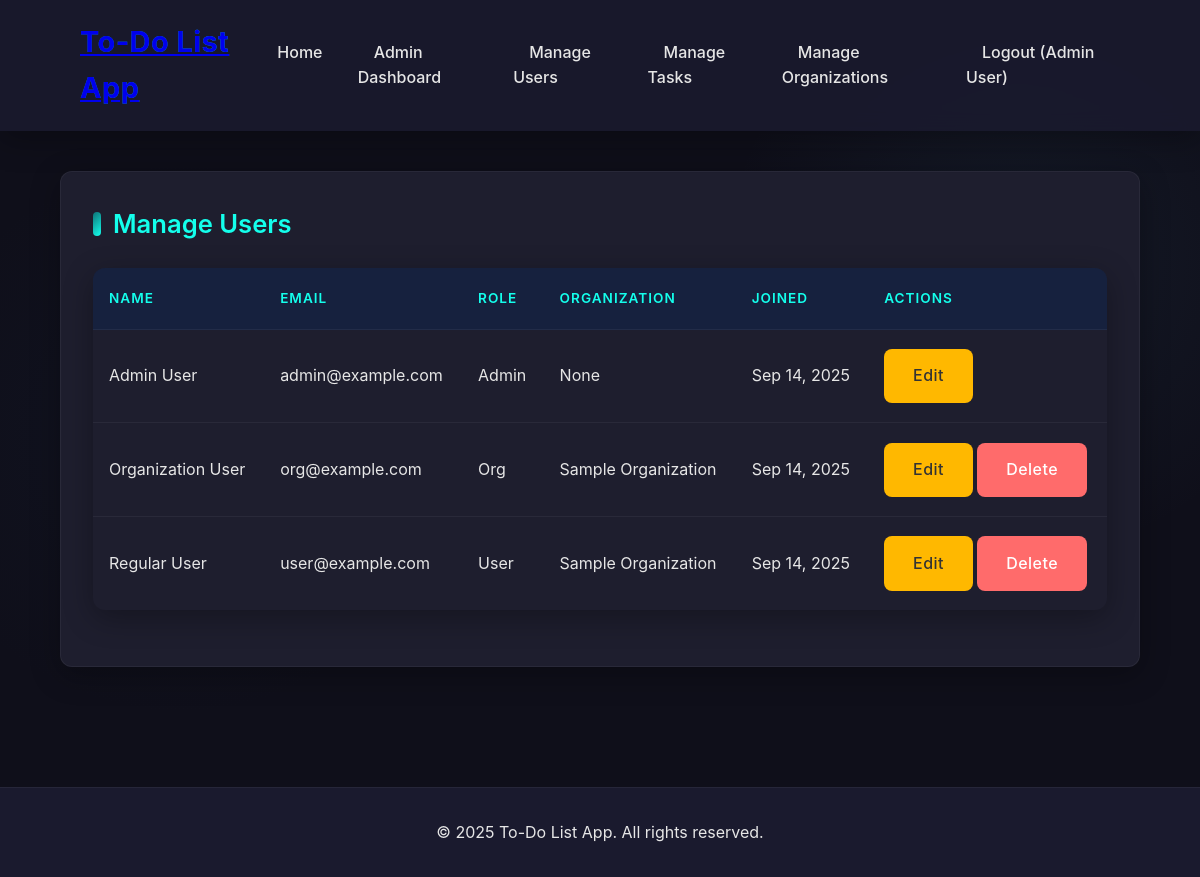
The page /admin/users.php (signed in) on the database its author committed.
### tables this page shows
CREATE TABLE `users` (
  `id` int(11) NOT NULL AUTO_INCREMENT,
  `name` varchar(255) NOT NULL,
  `email` varchar(255) NOT NULL,
  `password_hash` varchar(255) NOT NULL,
  `role` enum('admin','user','org') NOT NULL DEFAULT 'user',
  `org_id` int(11) DEFAULT NULL,
  `bio` text,
  `created_at` datetime DEFAULT CURRENT_TIMESTAMP,
  PRIMARY KEY (`id`),
  UNIQUE KEY `email` (`email`),
  KEY `org_id` (`org_id`),
  CONSTRAINT `users_ibfk_1` FOREIGN KEY (`org_id`) REFERENCES `organizations` (`id`) ON DELETE SET NULL
);

CREATE TABLE `organizations` (
  `id` int(11) NOT NULL AUTO_INCREMENT,
  `name` varchar(255) NOT NULL,
  `description` text,
  `created_at` datetime DEFAULT CURRENT_TIMESTAMP,
  PRIMARY KEY (`id`)
);

### includes/auth.php (called while the page is built, shortened)
<?php
require_once 'database.php';
require_once 'functions.php';
class Auth {
    public function __construct() {
        $this->db = new Database();
    }
    public function isLoggedIn() {
        return isset($_SESSION['logged_in']) && $_SESSION['logged_in'] === true;
    }
}
?>

### includes/database.php (called while the page is built, shortened)
<?php
class Database {
    private $host = DB_HOST;
    private $db_name = DB_NAME;
    private $username = DB_USER;
    private $password = DB_PASS;
    public function getConnection() {
        $this->conn = null;
        try {
            $this->conn = new PDO("mysql:host=" . $this->host . ";dbname=" . $this->db_name, $this->username, $this->password);
            $this->conn->exec("set names utf8");
            $this->conn->setAttribute(PDO::ATTR_ERRMODE, PDO::ERRMODE_EXCEPTION);
        } catch(PDOException $exception) {
            echo "Connection error: " . $exception->getMessage();
        }
        return $this->conn;
    }
}
?>

### includes/functions.php (called while the page is built, shortened)
<?php
function formatDate($date) {
    return date('M j, Y', strtotime($date));
}
?>

### admin/users.php (the view, shortened to what this page needs)
<?php
require_once '../includes/header.php';
$db = new Database();
$conn = $db->getConnection();
$action = isset($_GET['action']) ? $_GET['action'] : 'list';
$user_id = isset($_GET['id']) ? $_GET['id'] : null;
if ($action == 'edit' && $user_id) {
    $query = "SELECT * FROM users WHERE id=:id";
    $stmt = $conn->prepare($query);
    $stmt->bindParam(':id', $user_id);
    $stmt->execute();
    if ($stmt->rowCount() == 1) {
        $user = $stmt->fetch(PDO::FETCH_ASSOC);
        $query = "SELECT * FROM organizations ORDER BY name";
        $stmt = $conn->prepare($query);
        $stmt->execute();
        $organizations = $stmt->fetchAll(PDO::FETCH_ASSOC);
        ?>
        <div class="card">
            <h2>Edit User</h2>
            <form method="POST" action="">
                <input type="hidden" name="user_id" value="<?php echo $user_id; ?>">
                <div class="form-group">
                    <label for="name">Full Name</label>
                    <input type="text" id="name" name="name" value="<?php echo $user['name']; ?>" required>
                </div>
                <div class="form-group">
                    <label for="email">Email</label>
                    <input type="email" id="email" name="email" value="<?php echo $user['email']; ?>" required>
                </div>
                <div class="form-group">
                    <label for="role">Role</label>
                    <select id="role" name="role" required>
                        <option value="admin" <?php echo $user['role'] == 'admin' ? 'selected' : ''; ?>>Admin</option>
                        <option value="org" <?php echo $user['role'] == 'org' ? 'selected' : ''; ?>>Organization</option>
                        <option value="user" <?php echo $user['role'] == 'user' ? 'selected' : ''; ?>>User</option>
                    </select>
                </div>
                <div class="form-group">
                    <label for="org_id">Organization</label>
                    <select id="org_id" name="org_id">
                        <option value="">None</option>
                        <?php foreach ($organizations as $org): ?>
                            <option value="<?php echo $org['id']; ?>" <?php echo $user['org_id'] == $org['id'] ? 'selected' : ''; ?>>
                                <?php echo $org['name']; ?>
                            </option>
                        <?php endforeach; ?>
                    </select>
                </div>
                <div class="form-group">
                    <label for="bio">Bio</label>
                    <textarea id="bio" name="bio" rows="4"><?php echo $user['bio']; ?></textarea>
                </div>
                <button type="submit" name="update_user" class="btn">Update User</button>
                <a href="users.php" class="btn btn-danger">Cancel</a>
            </form>
        </div>
        <?php
    } else {
        $_SESSION['message'] = 'User not found.';
        header('Location: users.php');
        exit();
    }
} else {
    $query = "SELECT u.*, o.name as org_name FROM users u LEFT JOIN organizations o ON u.org_id = o.id ORDER BY u.created_at DESC";
    $stmt = $conn->prepare($query);
    $stmt->execute();
    $users = $stmt->fetchAll(PDO::FETCH_ASSOC);
    ?>
    <div class="card">
        <h2>Manage Users</h2>
        <?php if (count($users) > 0): ?>
            <table class="table">
                <thead>
                    <tr>
                        <th>Name</th>
                        <th>Email</th>
                        <th>Role</th>
                        <th>Organization</th>
                        <th>Joined</th>
                        <th>Actions</th>
                    </tr>
                </thead>
                <tbody>
                    <?php foreach ($users as $user): ?>
                        <tr>
                            <td><?php echo $user['name']; ?></td>
                            <td><?php echo $user['email']; ?></td>
                            <td><?php echo ucfirst($user['role']); ?></td>
                            <td><?php echo $user['org_name'] ? $user['org_name'] : 'None'; ?></td>
                            <td><?php echo formatDate($user['created_at']); ?></td>
                            <td>
                                <a href="users.php?action=edit&id=<?php echo $user['id']; ?>" class="btn btn-warning">Edit</a>
                                <?php if ($user['id'] != $_SESSION['user_id']): ?>
                                    <a href="users.php?action=delete&id=<?php echo $user['id']; ?>" class="btn btn-danger" onclick="return confirm('Are you sure?')">Delete</a>
                                <?php endif; ?>
                            </td>
                        </tr>
                    <?php endforeach; ?>
                </tbody>
            </table>
        <?php else: ?>
            <p>No users found.</p>
        <?php endif; ?>
    </div>
    <?php
}
require_once '../includes/footer.php';
?>

### includes/header.php (shortened to what this page needs)
<?php
require_once 'auth.php';
$auth = new Auth();
?>
<!DOCTYPE html>
<html lang="en">
<head>
    <link rel="stylesheet" href="<?php echo BASE_URL; ?>css/style.css">
</head>
<body>
    <header>
        <div class="container">
            <div id="branding">
                <h1><a href="<?php echo BASE_URL; ?>"><?php echo APP_NAME; ?></a></h1>
            </div>
            <nav>
                <ul>
                    <?php if ($auth->isLoggedIn()): ?>
                        <li><a href="<?php echo BASE_URL; ?>">Home</a></li>
                        <?php if ($_SESSION['role'] === 'admin'): ?>
                            <li><a href="<?php echo BASE_URL; ?>admin/dashboard.php">Admin Dashboard</a></li>
                            <li><a href="<?php echo BASE_URL; ?>admin/users.php">Manage Users</a></li>
                            <li><a href="<?php echo BASE_URL; ?>admin/tasks.php">Manage Tasks</a></li>
                            <li><a href="<?php echo BASE_URL; ?>admin/organizations.php">Manage Organizations</a></li>
                        <?php elseif ($_SESSION['role'] === 'org'): ?>
                            <li><a href="<?php echo BASE_URL; ?>org/dashboard.php">Organization Dashboard</a></li>
                            <li><a href="<?php echo BASE_URL; ?>org/members.php">Members</a></li>
                            <li><a href="<?php echo BASE_URL; ?>org/tasks.php">Organization Tasks</a></li>
                        <?php else: ?>
                            <li><a href="<?php echo BASE_URL; ?>user/dashboard.php">Dashboard</a></li>
                            <li><a href="<?php echo BASE_URL; ?>user/tasks.php">My Tasks</a></li>
                            <li><a href="<?php echo BASE_URL; ?>user/profile.php">Profile</a></li>
                        <?php endif; ?>
                        <li><a href="<?php echo BASE_URL; ?>auth/logout.php">Logout (<?php echo $_SESSION['name']; ?>)</a></li>
                    <?php else: ?>
                        <li><a href="<?php echo BASE_URL; ?>auth/login.php">Login</a></li>
                        <li><a href="<?php echo BASE_URL; ?>auth/register.php">Register</a></li>
                    <?php endif; ?>
                </ul>
            </nav>
        </div>
    </header>
    <main class="container">

### includes/footer.php
    </main>
    <footer>
        <div class="container">
            <p>&copy; <?php echo date('Y'); ?> <?php echo APP_NAME; ?>. All rights reserved.</p>
        </div>
    </footer>
</body>
</html>

### css/style.css (style rules this page uses)
:root { --primary-color: #1a1a2e; --secondary-color: #16213e; --accent-color: #0d7377; --accent-hover: #14ffec; --text-color: #e6e6e6; --text-muted: #b0b0b0; --background-color: #0f0f1a; --card-bg: #1e1e2e; --card-hover: #252536; --success-color: #00bd9d; --warning-color: #ffb800; --danger-color: #ff6b6b; --info-color: #4ecca3; --border-radius: 12px; --border-radius-sm: 8px; --shadow: 0 8px 30px rgba(0, 0, 0, 0.3); --shadow-hover: 0 12px 40px rgba(0, 0, 0, 0.4); --transition: all 0.3s ease; --gradient: linear-gradient(135deg, #0d7377 0%, #14ffec 100%); }
* { margin: 0; padding: 0; box-sizing: border-box; }
body { font-family: 'Inter', 'Segoe UI', Tahoma, Geneva, Verdana, sans-serif; background-color: var(--background-color); color: var(--text-color); line-height: 1.6; background-image: radial-gradient(circle at 15% 50%, rgba(29, 53, 87, 0.1) 0%, transparent 25%), radial-gradient(circle at 85% 30%, rgba(69, 123, 157, 0.1) 0%, transparent 25%); min-height: 100vh; }
.container { width: 90%; max-width: 1200px; margin: 0 auto; padding: 0 20px; }
header { background-color: var(--primary-color); padding: 1.2rem 0; box-shadow: var(--shadow); position: sticky; top: 0; z-index: 100; backdrop-filter: blur(10px); background: rgba(26, 26, 46, 0.9); }
header .container { display: flex; justify-content: space-between; align-items: center; }
#branding h1 { font-size: 1.8rem; font-weight: 700; background: var(--gradient); -webkit-background-clip: text; background-clip: text; color: transparent; letter-spacing: 0.5px; }
nav ul { display: flex; list-style: none; gap: 1.2rem; }
nav ul li a { color: var(--text-color); text-decoration: none; transition: var(--transition); font-weight: 500; padding: 0.5rem 1rem; border-radius: var(--border-radius-sm); }
main.container { padding: 2.5rem 0; }
.card { background-color: var(--card-bg); border-radius: var(--border-radius); padding: 2rem; margin-bottom: 2rem; box-shadow: var(--shadow); transition: var(--transition); border: 1px solid rgba(255, 255, 255, 0.05); }
.card h2 { margin-bottom: 1.5rem; color: var(--accent-hover); font-weight: 600; font-size: 1.6rem; display: flex; align-items: center; gap: 0.75rem; }
.card h2::before { content: ""; display: inline-block; width: 8px; height: 24px; background: var(--gradient); border-radius: 20px; }
.btn { display: inline-flex; align-items: center; justify-content: center; gap: 0.5rem; padding: 0.9rem 1.8rem; border: none; border-radius: var(--border-radius-sm); background-color: var(--accent-color); color: white; text-decoration: none; cursor: pointer; transition: var(--transition); font-weight: 500; letter-spacing: 0.5px; position: relative; overflow: hidden; }
.btn::before { content: ''; position: absolute; top: 0; left: -100%; width: 100%; height: 100%; background: linear-gradient(90deg, transparent, rgba(255, 255, 255, 0.2), transparent); transition: 0.5s; }
.btn-warning { background-color: var(--warning-color); color: #333; }
.btn-danger { background-color: var(--danger-color); }
.table { width: 100%; border-collapse: separate; border-spacing: 0; margin-bottom: 1.5rem; border-radius: var(--border-radius); overflow: hidden; box-shadow: var(--shadow); }
.table th, .table td { padding: 1.2rem 1rem; text-align: left; border-bottom: 1px solid rgba(255, 255, 255, 0.05); }
.table th { background-color: var(--secondary-color); color: var(--accent-hover); font-weight: 600; text-transform: uppercase; font-size: 0.85rem; letter-spacing: 1px; }
.table tr:last-child td { border-bottom: none; }
.table tr { transition: var(--transition); }
footer { background-color: var(--primary-color); color: var(--text-color); text-align: center; padding: 2rem 0; margin-top: 3rem; border-top: 1px solid rgba(255, 255, 255, 0.05); }
.card, .stat-card, .alert { animation: fadeIn 0.5s ease-out; }

### rows shown on the page
users: name "Admin User", email "admin@example.com", role "Admin", shows "None", created_at "Sep 14, 2025"
users: name "Organization User", email "org@example.com", role "Org", org.name "Sample Organization", created_at "Sep 14, 2025"
users: name "Regular User", email "user@example.com", role "User", org.name "Sample Organization", created_at "Sep 14, 2025"

### other values the page prints
APP_NAME "To-Do List App"
$_SESSION['name'] "Admin User"
